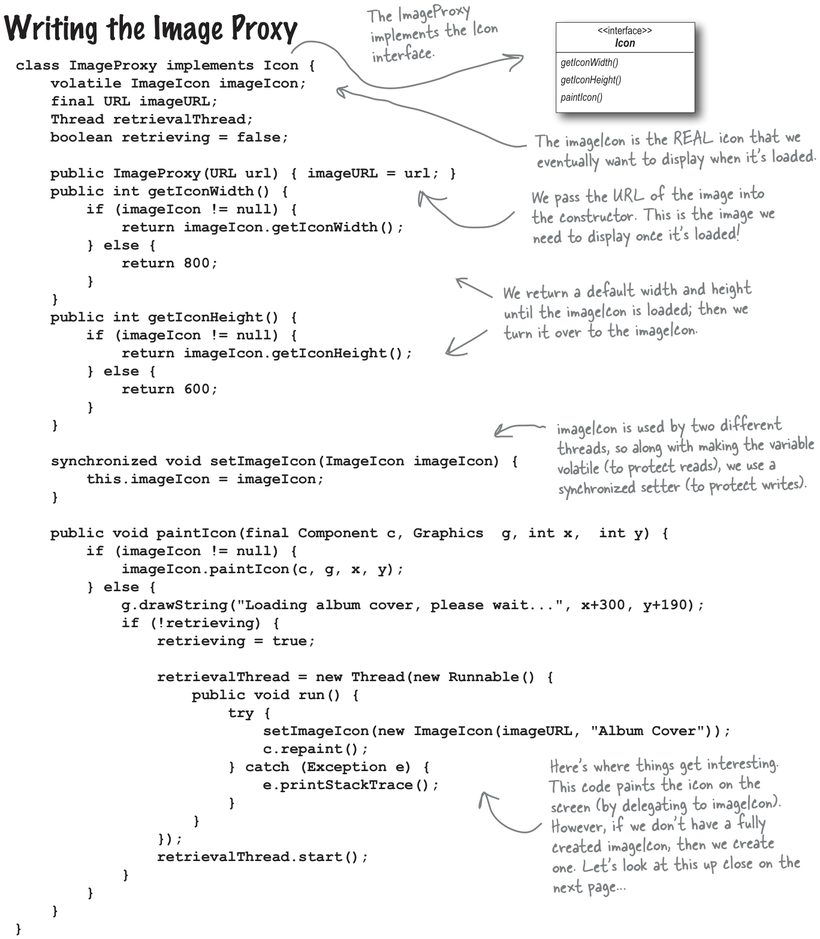
#> input picture assets/ch11/image-proxy-class.jpg, 820 x 939 px; its folder holds only this picture in this run
$ python -i crop_ch7.py   (imports and definitions only)
#> lines starting #> are read from the running program, lines starting #| are printed output that depends on the picture; after the words box and inside, x2 and y2 are one past the last pixel; in counts of white or black regions, pixels touching at a corner belong together
#> further down, picture is the input picture: PIL image 820x939 RGB; mean R, G, B 242.8, 242.8, 242.9
"""Crop the Adapter / Facade artwork out of chapter 7.

Boxes are in PDF points (page 576 x 666 pt).  Crops are rendered at 200 dpi,
trimmed of their white margins and down-scaled to a sensible inline width.
"""
import glob
import os

import pymupdf
from PIL import Image, ImageChops

# [1 line that did not run here, left out]
OUT = "assets/ch7"
# [1 line not run here, left out]

# name, pdf page, (x0, y0, x1, y1) in pt, max width in px
CROPS = [
    ("opener",               275, (30, 40, 552, 620), 820),
    ("ac-adapter",           276, (20, 42, 552, 620), 820),
    ("oo-adapter",           277, (20, 42, 552, 620), 820),
    ("duck-turkey",          278, (20, 42, 552, 620), 840),
    ("turkey-adapter",       279, (20, 42, 552, 620), 840),
    ("test-drive",           280, (20, 42, 552, 620), 860),
    ("adapter-explained",    281, (20, 42, 552, 620), 820),
    ("adapter-defined",      283, (20, 42, 552, 620), 840),
    ("object-class",         284, (20, 42, 552, 620), 820),
    ("magnets-answer",       286, (20, 42, 552, 620), 860),
    ("face-to-face",         287, (20, 42, 552, 620), 820),
    ("real-world",           288, (20, 42, 552, 620), 840),
    ("enumeration-design",   289, (20, 42, 552, 620), 860),
    ("enumeration-iterator", 290, (20, 42, 552, 620), 820),
    ("decorator-adapter",    292, (20, 42, 552, 620), 820),
    ("three-intents",        294, (20, 42, 552, 620), 760),
    ("theater",              295, (20, 42, 552, 620), 860),
    ("hard-way",             296, (20, 42, 552, 620), 800),
    ("hard-way-code",        297, (20, 42, 552, 620), 820),
    ("facade-picture",       298, (20, 42, 552, 620), 860),
    ("facade-output",        303, (20, 42, 552, 620), 860),
    ("facade-defined",       304, (20, 42, 552, 620), 800),
    ("least-knowledge",      305, (20, 42, 552, 620), 820),
    ("how-not",              306, (20, 42, 552, 620), 820),
    ("car",                  307, (20, 42, 552, 620), 820),
    ("house",                308, (20, 42, 552, 620), 780),
    ("facade-right",         309, (20, 42, 552, 620), 860),
    ("toolbox7",             310, (20, 42, 552, 622), 800),
    ("crossword7",           311, (20, 42, 552, 622), 820),
    ("duck-adapter-solution",312, (20, 42, 552, 430), 780),
    ("enum-solution",        313, (20, 42, 552, 620), 800),
    ("crossword-solution7",  314, (60, 140, 522, 470), 820),
]


def trim(img: Image.Image, pad: int = 6) -> Image.Image:
#> called with pad = 6
    bg = Image.new("RGB", img.size, (255, 255, 255))
#> bg: PIL image 820x939 RGB; every value is 255
    diff = ImageChops.difference(img, bg).convert("L").point(lambda v: 255 if v > 12 else 0)
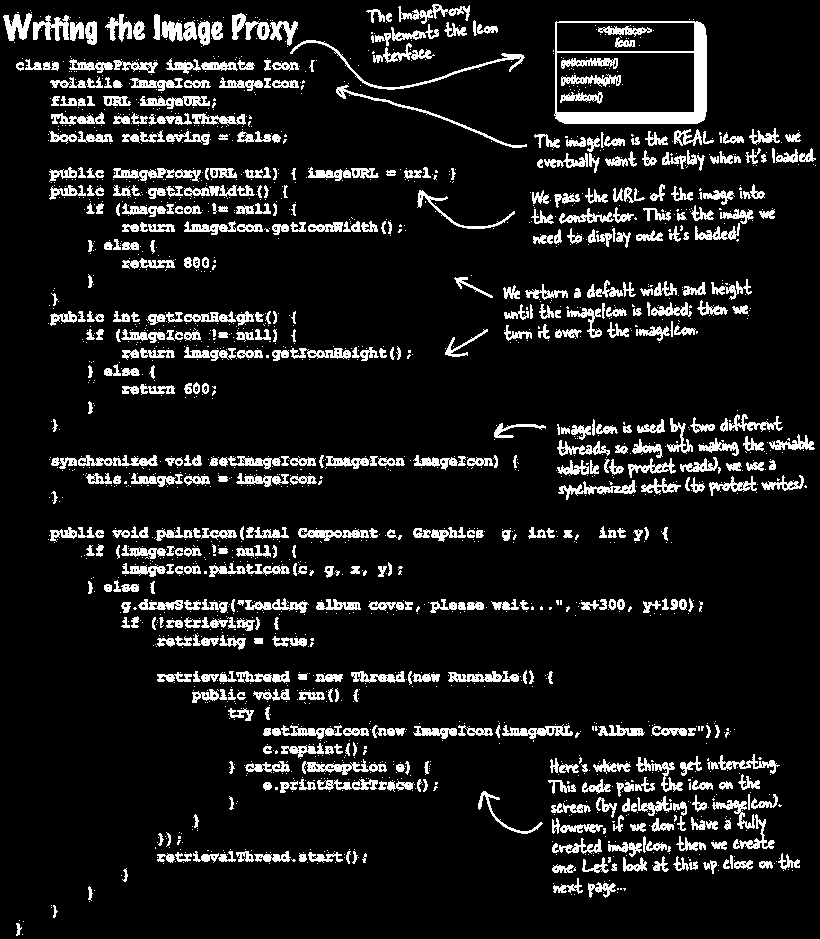
#> diff: PIL image 820x939 L; 10.7% white; 2108 white regions (1540 under 20 px), largest, box (x1, y1, x2, y2) and area: (554, 21, 707, 124) 3636, (290, 40, 525, 90) 791, (336, 85, 527, 148) 591
    box = diff.getbbox()
#> box = (3, 4, 816, 936)
    if not box:
        return img
    x0, y0, x1, y1 = box
#> x0 = 3; y0 = 4; x1 = 816; y1 = 936
    x0, y0 = max(0, x0 - pad), max(0, y0 - pad)
#> x0 = 0; y0 = 0
    x1, y1 = min(img.width, x1 + pad), min(img.height, y1 + pad)
#> x1 = 820; y1 = 939
    return img.crop((x0, y0, x1, y1))


# [1 line not run here, left out]
total = 0
# [13 lines not run here, left out]

>>> from PIL import Image
>>> picture = Image.open('../assets/ch11/image-proxy-class.jpg')
>>> result = trim(picture)

$ run again, on assets/ch11/behind-scenes-2.jpg
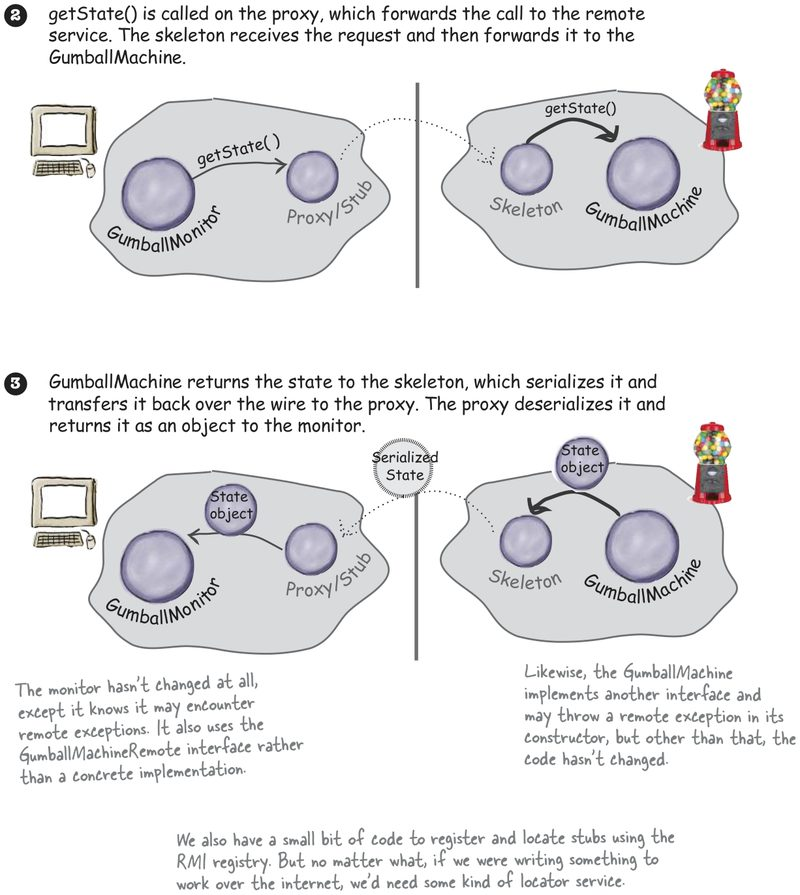
#> input picture assets/ch11/behind-scenes-2.jpg, 800 x 895 px
#> picture is the input picture: PIL image 800x895 RGB; mean R, G, B 232.4, 232.2, 233.3
#> bg: PIL image 800x895 RGB; every value is 255
#> in trim, `diff = ImageChops.difference(img, bg).convert("L").point(lambda v: 255..`:
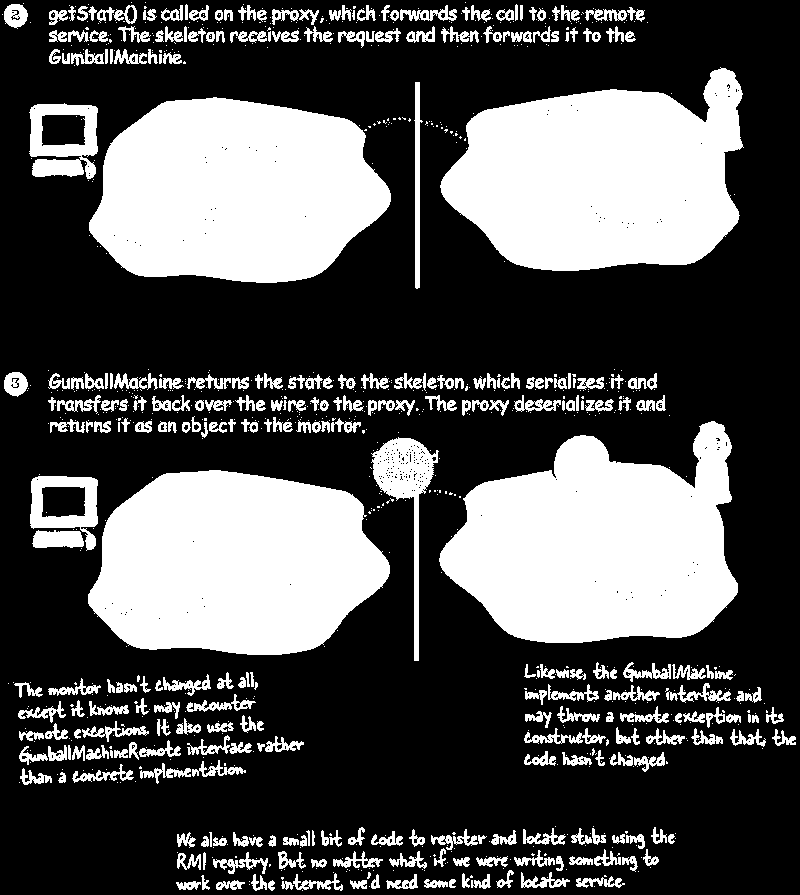
#> diff: PIL image 800x895 L; 32.4% white; 1052 white regions (731 under 20 px), largest, box (x1, y1, x2, y2) and area: (439, 421, 738, 643) 46040, (440, 67, 744, 271) 44536, (88, 470, 390, 655) 43597
#> box = (2, 2, 796, 891)
#> in trim, `x0, y0, x1, y1 = box`: x0 = 2; x1 = 796; y1 = 891
#> in trim, `x0, y0 = max(0, x0 - pad), max(0, y0 - pad)`: x0 = 0
#> in trim, `x1, y1 = min(img.width, x1 + pad), min(img.height, y1 + pad)`: x1 = 800; y1 = 895

$ run again, on assets/ch11/call-steps-1.jpg
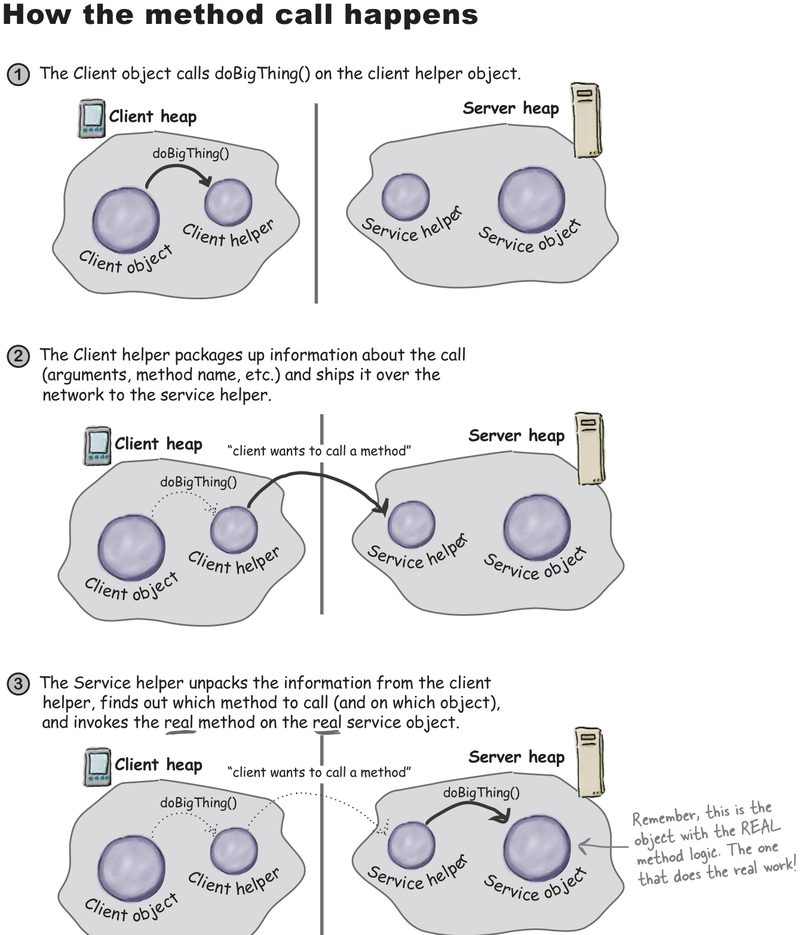
#> input picture assets/ch11/call-steps-1.jpg, 800 x 935 px
#> picture is the input picture: PIL image 800x935 RGB; mean R, G, B 231.7, 231.8, 233.1
#> bg: PIL image 800x935 RGB; every value is 255
#> in trim, `diff = ImageChops.difference(img, bg).convert("L").point(lambda v: 255..`:
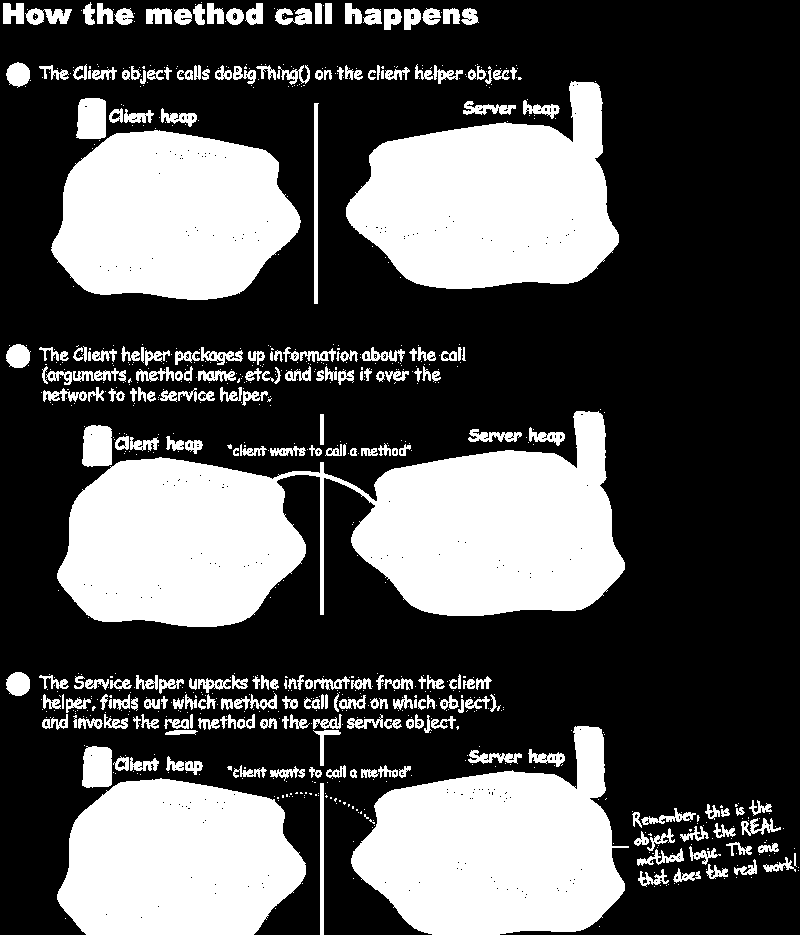
#> diff: PIL image 800x935 L; 33.5% white; 897 white regions (632 under 20 px), largest, box (x1, y1, x2, y2) and area: (57, 411, 625, 627) 71254, (346, 81, 619, 289) 37494, (351, 726, 629, 935) 37279
#> box = (3, 2, 799, 935)
#> in trim, `x0, y0, x1, y1 = box`: x0 = 3; y0 = 2; x1 = 799; y1 = 935
#> in trim, `x0, y0 = max(0, x0 - pad), max(0, y0 - pad)`: x0 = 0
#> in trim, `x1, y1 = min(img.width, x1 + pad), min(img.height, y1 + pad)`: x1 = 800

$ run again, on assets/ch11/fireside-2.jpg
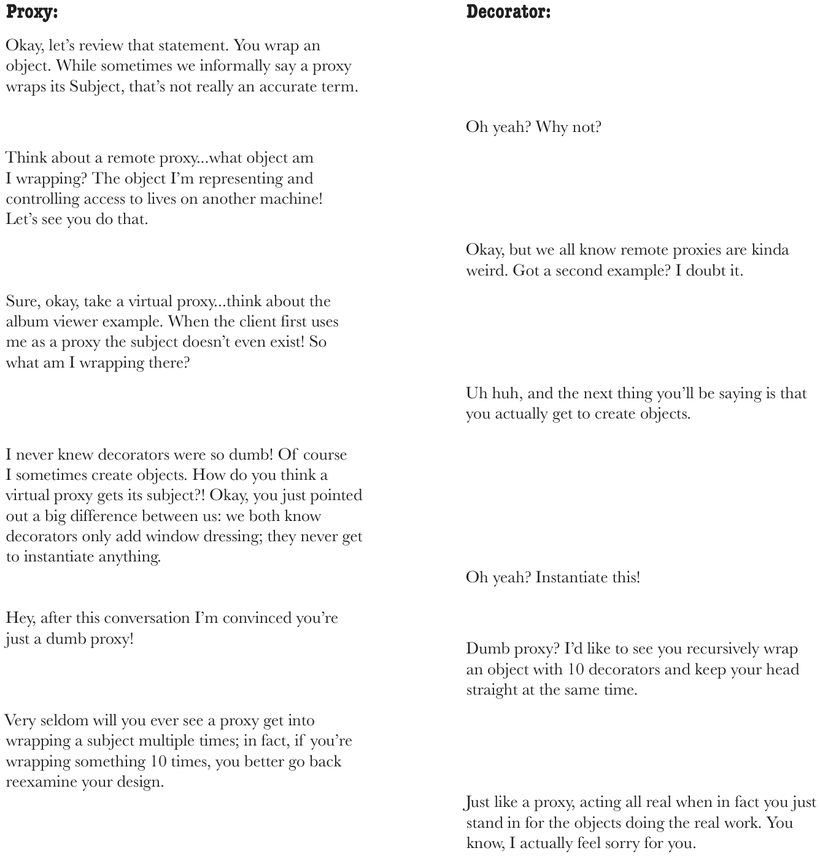
#> input picture assets/ch11/fireside-2.jpg, 820 x 856 px
#> picture is the input picture: PIL image 820x856 RGB; min 0, max 255, mean 247.1
#> bg: PIL image 820x856 RGB; every value is 255
#> in trim, `diff = ImageChops.difference(img, bg).convert("L").point(lambda v: 255..`:
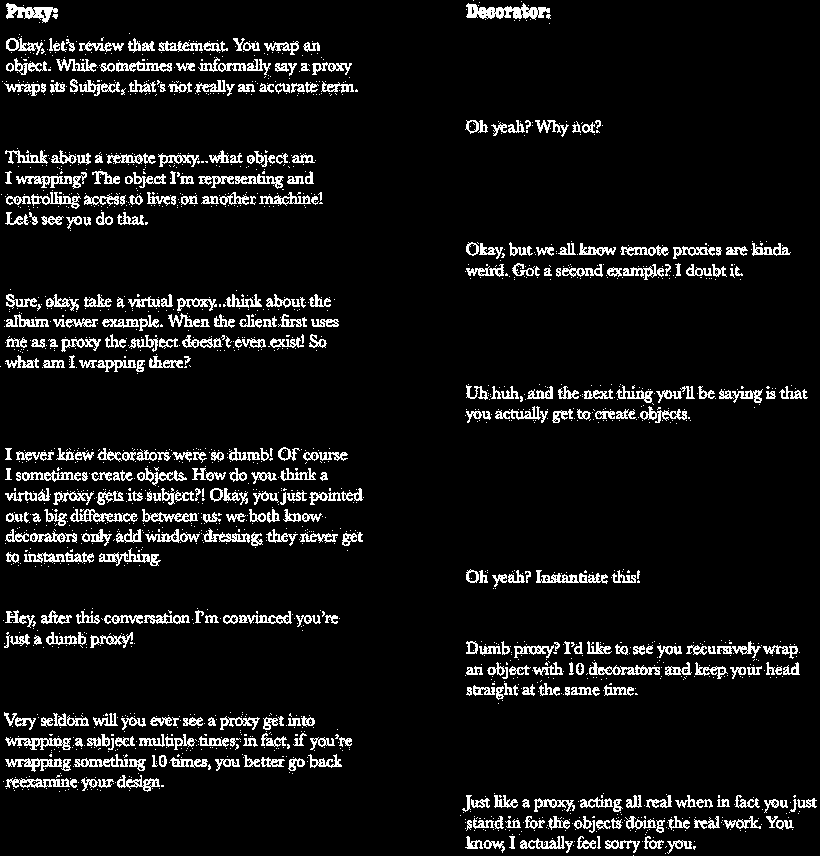
#> diff: PIL image 820x856 L; 7.8% white in thin lines or dots
#> box = (0, 0, 817, 856)
#> in trim, `x0, y0, x1, y1 = box`: x0 = 0; x1 = 817; y1 = 856
#> in trim, `x1, y1 = min(img.width, x1 + pad), min(img.height, y1 + pad)`: x1 = 820
